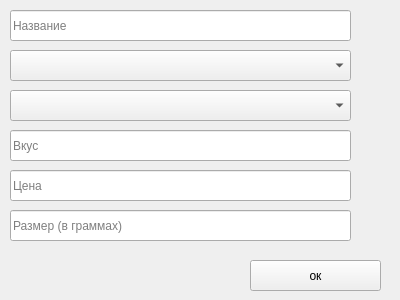
<?xml version="1.0" encoding="UTF-8"?>
<ui version="4.0">
 <class>Form</class>
 <widget class="QWidget" name="Form">
  <property name="geometry">
   <rect>
    <x>0</x>
    <y>0</y>
    <width>400</width>
    <height>300</height>
   </rect>
  </property>
  <property name="windowTitle">
   <string>Form</string>
  </property>
  <widget class="QPushButton" name="pushButton">
   <property name="geometry">
    <rect>
     <x>250</x>
     <y>260</y>
     <width>131</width>
     <height>31</height>
    </rect>
   </property>
   <property name="text">
    <string>ок</string>
   </property>
  </widget>
  <widget class="QLineEdit" name="lineEdit">
   <property name="geometry">
    <rect>
     <x>10</x>
     <y>10</y>
     <width>341</width>
     <height>31</height>
    </rect>
   </property>
   <property name="placeholderText">
    <string>Название</string>
   </property>
  </widget>
  <widget class="QLineEdit" name="lineEdit_3">
   <property name="geometry">
    <rect>
     <x>10</x>
     <y>210</y>
     <width>341</width>
     <height>31</height>
    </rect>
   </property>
   <property name="placeholderText">
    <string>Размер (в граммах)</string>
   </property>
  </widget>
  <widget class="QLineEdit" name="lineEdit_5">
   <property name="geometry">
    <rect>
     <x>10</x>
     <y>130</y>
     <width>341</width>
     <height>31</height>
    </rect>
   </property>
   <property name="placeholderText">
    <string>Вкус</string>
   </property>
  </widget>
  <widget class="QLineEdit" name="lineEdit_6">
   <property name="geometry">
    <rect>
     <x>10</x>
     <y>170</y>
     <width>341</width>
     <height>31</height>
    </rect>
   </property>
   <property name="placeholderText">
    <string>Цена</string>
   </property>
  </widget>
  <widget class="QComboBox" name="comboBox">
   <property name="geometry">
    <rect>
     <x>10</x>
     <y>50</y>
     <width>341</width>
     <height>31</height>
    </rect>
   </property>
  </widget>
  <widget class="QComboBox" name="comboBox_2">
   <property name="geometry">
    <rect>
     <x>10</x>
     <y>90</y>
     <width>341</width>
     <height>31</height>
    </rect>
   </property>
  </widget>
 </widget>
 <resources/>
 <connections/>
</ui>
